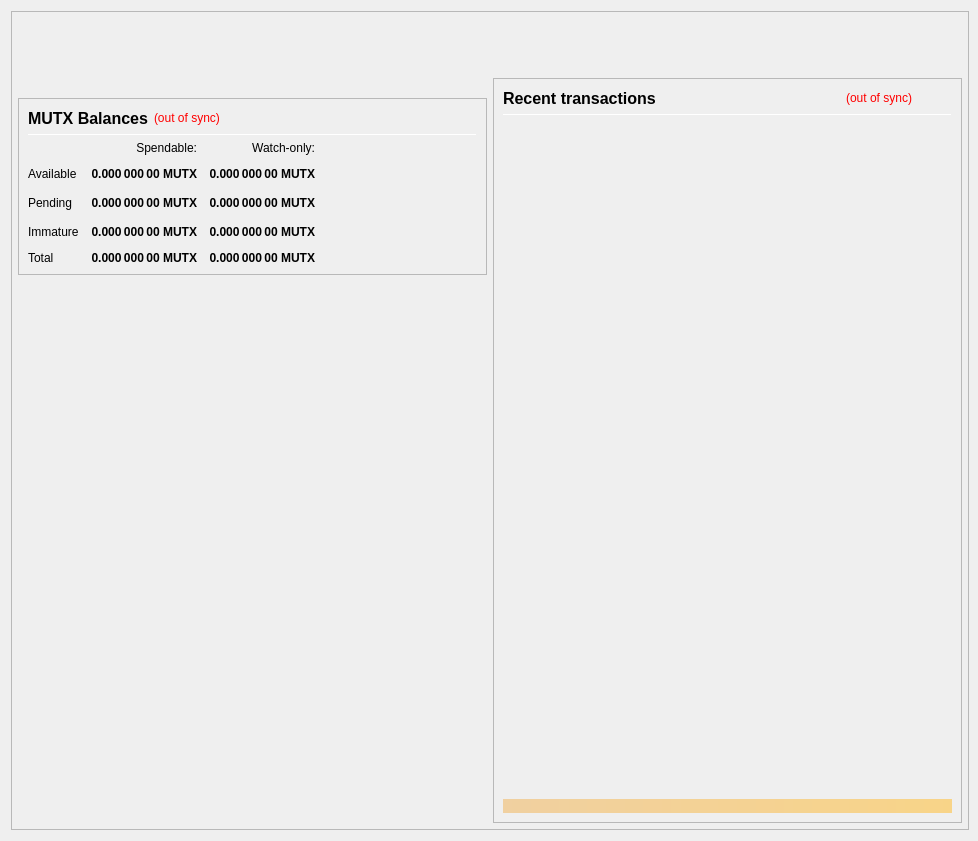
<?xml version="1.0" encoding="UTF-8"?>
<ui version="4.0">
 <class>OverviewPage</class>
 <widget class="QWidget" name="OverviewPage">
  <property name="geometry">
   <rect>
    <x>0</x>
    <y>0</y>
    <width>978</width>
    <height>841</height>
   </rect>
  </property>
  <property name="minimumSize">
   <size>
    <width>960</width>
    <height>682</height>
   </size>
  </property>
  <property name="font">
   <font>
    <weight>50</weight>
    <bold>false</bold>
   </font>
  </property>
  <property name="windowTitle">
   <string>Form</string>
  </property>
  <layout class="QVBoxLayout" name="topLayout" stretch="0">
   <property name="rightMargin">
    <number>9</number>
   </property>
   <item>
    <widget class="QFrame" name="frame_BG">
     <property name="minimumSize">
      <size>
       <width>850</width>
       <height>610</height>
      </size>
     </property>
     <property name="maximumSize">
      <size>
       <width>16777215</width>
       <height>16777215</height>
      </size>
     </property>
     <property name="frameShape">
      <enum>QFrame::StyledPanel</enum>
     </property>
     <property name="frameShadow">
      <enum>QFrame::Raised</enum>
     </property>
     <layout class="QVBoxLayout" name="verticalLayout_3" stretch="0">
      <property name="leftMargin">
       <number>0</number>
      </property>
      <property name="topMargin">
       <number>0</number>
      </property>
      <property name="rightMargin">
       <number>0</number>
      </property>
      <property name="bottomMargin">
       <number>6</number>
      </property>
      <item>
       <layout class="QVBoxLayout" name="verticalLayout_Master" stretch="0,1">
        <property name="leftMargin">
         <number>0</number>
        </property>
        <property name="topMargin">
         <number>0</number>
        </property>
        <property name="rightMargin">
         <number>0</number>
        </property>
        <property name="bottomMargin">
         <number>0</number>
        </property>
        <item>
         <widget class="QFrame" name="frame_Header">
          <layout class="QVBoxLayout" name="verticalLayout_Header" stretch="0">
           <property name="leftMargin">
            <number>0</number>
           </property>
           <property name="topMargin">
            <number>0</number>
           </property>
           <property name="rightMargin">
            <number>0</number>
           </property>
           <property name="bottomMargin">
            <number>0</number>
           </property>
           <item>
            <layout class="QHBoxLayout" name="horizontalLayout_Header" stretch="0,0">
             <property name="spacing">
              <number>6</number>
             </property>
             <item>
              <spacer name="horizontalSpacer_Header">
               <property name="orientation">
                <enum>Qt::Horizontal</enum>
               </property>
               <property name="sizeHint" stdset="0">
                <size>
                 <width>40</width>
                 <height>20</height>
                </size>
               </property>
              </spacer>
             </item>
             <item>
              <widget class="QLabel" name="labelOverviewHeaderRight">
               <property name="minimumSize">
                <size>
                 <width>464</width>
                 <height>60</height>
                </size>
               </property>
               <property name="maximumSize">
                <size>
                 <width>16777215</width>
                 <height>60</height>
                </size>
               </property>
               <property name="font">
                <font>
                 <pointsize>14</pointsize>
                </font>
               </property>
               <property name="text">
                <string/>
               </property>
               <property name="alignment">
                <set>Qt::AlignRight|Qt::AlignTrailing|Qt::AlignVCenter</set>
               </property>
              </widget>
             </item>
            </layout>
           </item>
          </layout>
         </widget>
        </item>
        <item>
         <widget class="QFrame" name="frame_Content">
          <layout class="QVBoxLayout" name="verticalLayout_Content">
           <property name="leftMargin">
            <number>6</number>
           </property>
           <property name="topMargin">
            <number>0</number>
           </property>
           <property name="rightMargin">
            <number>6</number>
           </property>
           <property name="bottomMargin">
            <number>0</number>
           </property>
           <item>
            <layout class="QHBoxLayout" name="horizontalLayout_Content" stretch="1,1">
             <property name="spacing">
              <number>6</number>
             </property>
             <item>
              <layout class="QVBoxLayout" name="verticalLayout_left" stretch="0,0,0">
               <item>
                <layout class="QVBoxLayout" name="frameWalletSync">
                 <item>
                  <layout class="QVBoxLayout" name="vlWalletSync">
                   <item>
                    <widget class="QLabel" name="labelSyncStatus">
                     <property name="text">
                      <string/>
                     </property>
                    </widget>
                   </item>
                  </layout>
                 </item>
                </layout>
               </item>
               <item>
                <widget class="QFrame" name="frameBalances">
                 <property name="frameShape">
                  <enum>QFrame::StyledPanel</enum>
                 </property>
                 <property name="frameShadow">
                  <enum>QFrame::Raised</enum>
                 </property>
                 <layout class="QVBoxLayout" name="verticalLayout_4">
                  <item>
                   <layout class="QHBoxLayout" name="hlBalancesHeader" stretch="0,0,0">
                    <property name="spacing">
                     <number>6</number>
                    </property>
                    <item>
                     <widget class="QLabel" name="labelBalances">
                      <property name="minimumSize">
                       <size>
                        <width>0</width>
                        <height>0</height>
                       </size>
                      </property>
                      <property name="font">
                       <font>
                        <pointsize>12</pointsize>
                        <weight>75</weight>
                        <bold>true</bold>
                       </font>
                      </property>
                      <property name="text">
                       <string>MUTX Balances</string>
                      </property>
                     </widget>
                    </item>
                    <item>
                     <widget class="QLabel" name="labelWalletStatus">
                      <property name="cursor">
                       <cursorShape>WhatsThisCursor</cursorShape>
                      </property>
                      <property name="toolTip">
                       <string>The displayed information may be out of date. Your wallet automatically synchronizes with the Mutx network after a connection is established, but this process has not completed yet.</string>
                      </property>
                      <property name="styleSheet">
                       <string notr="true">QLabel { color: red; }</string>
                      </property>
                      <property name="text">
                       <string notr="true">(out of sync)</string>
                      </property>
                      <property name="alignment">
                       <set>Qt::AlignLeading|Qt::AlignLeft|Qt::AlignVCenter</set>
                      </property>
                     </widget>
                    </item>
                    <item>
                     <spacer name="hsBalancesHeader">
                      <property name="orientation">
                       <enum>Qt::Horizontal</enum>
                      </property>
                      <property name="sizeHint" stdset="0">
                       <size>
                        <width>40</width>
                        <height>20</height>
                       </size>
                      </property>
                     </spacer>
                    </item>
                   </layout>
                  </item>
                  <item>
                   <widget class="Line" name="lineBalances">
                    <property name="minimumSize">
                     <size>
                      <width>0</width>
                      <height>1</height>
                     </size>
                    </property>
                    <property name="maximumSize">
                     <size>
                      <width>16777215</width>
                      <height>1</height>
                     </size>
                    </property>
                    <property name="orientation">
                     <enum>Qt::Horizontal</enum>
                    </property>
                   </widget>
                  </item>
                  <item>
                   <layout class="QGridLayout" name="gridLayout">
                    <property name="spacing">
                     <number>12</number>
                    </property>
                    <item row="2" column="2">
                     <widget class="QLabel" name="labelWatchPending">
                      <property name="font">
                       <font>
                        <weight>75</weight>
                        <bold>true</bold>
                       </font>
                      </property>
                      <property name="cursor">
                       <cursorShape>ArrowCursor</cursorShape>
                      </property>
                      <property name="toolTip">
                       <string>Unconfirmed transactions to watch-only addresses</string>
                      </property>
                      <property name="text">
                       <string notr="true">0.000 000 00 MUTX</string>
                      </property>
                      <property name="alignment">
                       <set>Qt::AlignRight|Qt::AlignTrailing|Qt::AlignVCenter</set>
                      </property>
                      <property name="textInteractionFlags">
                       <set>Qt::NoTextInteraction</set>
                      </property>
                     </widget>
                    </item>
                    <item row="2" column="1">
                     <widget class="QLabel" name="labelUnconfirmed">
                      <property name="font">
                       <font>
                        <weight>75</weight>
                        <bold>true</bold>
                       </font>
                      </property>
                      <property name="cursor">
                       <cursorShape>ArrowCursor</cursorShape>
                      </property>
                      <property name="toolTip">
                       <string>Total of transactions that have yet to be confirmed, and do not yet count toward the spendable balance</string>
                      </property>
                      <property name="text">
                       <string notr="true">0.000 000 00 MUTX</string>
                      </property>
                      <property name="alignment">
                       <set>Qt::AlignRight|Qt::AlignTrailing|Qt::AlignVCenter</set>
                      </property>
                      <property name="textInteractionFlags">
                       <set>Qt::NoTextInteraction</set>
                      </property>
                     </widget>
                    </item>
                    <item row="3" column="2">
                     <widget class="QLabel" name="labelWatchImmature">
                      <property name="font">
                       <font>
                        <weight>75</weight>
                        <bold>true</bold>
                       </font>
                      </property>
                      <property name="cursor">
                       <cursorShape>ArrowCursor</cursorShape>
                      </property>
                      <property name="toolTip">
                       <string>Staked or masternode rewards in watch-only addresses that has not yet matured</string>
                      </property>
                      <property name="text">
                       <string notr="true">0.000 000 00 MUTX</string>
                      </property>
                      <property name="alignment">
                       <set>Qt::AlignRight|Qt::AlignTrailing|Qt::AlignVCenter</set>
                      </property>
                      <property name="textInteractionFlags">
                       <set>Qt::NoTextInteraction</set>
                      </property>
                     </widget>
                    </item>
                    <item row="4" column="0">
                     <widget class="QLabel" name="labelTotalText">
                      <property name="text">
                       <string>Total</string>
                      </property>
                      <property name="textInteractionFlags">
                       <set>Qt::NoTextInteraction</set>
                      </property>
                     </widget>
                    </item>
                    <item row="3" column="1">
                     <widget class="QLabel" name="labelImmature">
                      <property name="font">
                       <font>
                        <weight>75</weight>
                        <bold>true</bold>
                       </font>
                      </property>
                      <property name="cursor">
                       <cursorShape>ArrowCursor</cursorShape>
                      </property>
                      <property name="toolTip">
                       <string>Staked or masternode rewards that has not yet matured</string>
                      </property>
                      <property name="text">
                       <string notr="true">0.000 000 00 MUTX</string>
                      </property>
                      <property name="alignment">
                       <set>Qt::AlignRight|Qt::AlignTrailing|Qt::AlignVCenter</set>
                      </property>
                      <property name="textInteractionFlags">
                       <set>Qt::NoTextInteraction</set>
                      </property>
                     </widget>
                    </item>
                    <item row="2" column="3">
                     <spacer name="hsBalances">
                      <property name="orientation">
                       <enum>Qt::Horizontal</enum>
                      </property>
                      <property name="sizeHint" stdset="0">
                       <size>
                        <width>40</width>
                        <height>20</height>
                       </size>
                      </property>
                     </spacer>
                    </item>
                    <item row="3" column="0">
                     <widget class="QLabel" name="labelImmatureText">
                      <property name="text">
                       <string>Immature</string>
                      </property>
                      <property name="textInteractionFlags">
                       <set>Qt::NoTextInteraction</set>
                      </property>
                     </widget>
                    </item>
                    <item row="4" column="1">
                     <widget class="QLabel" name="labelTotal">
                      <property name="font">
                       <font>
                        <weight>75</weight>
                        <bold>true</bold>
                       </font>
                      </property>
                      <property name="cursor">
                       <cursorShape>ArrowCursor</cursorShape>
                      </property>
                      <property name="toolTip">
                       <string>Your current total balance</string>
                      </property>
                      <property name="text">
                       <string notr="true">0.000 000 00 MUTX</string>
                      </property>
                      <property name="alignment">
                       <set>Qt::AlignRight|Qt::AlignTrailing|Qt::AlignVCenter</set>
                      </property>
                      <property name="textInteractionFlags">
                       <set>Qt::NoTextInteraction</set>
                      </property>
                     </widget>
                    </item>
                    <item row="4" column="2">
                     <widget class="QLabel" name="labelWatchTotal">
                      <property name="font">
                       <font>
                        <weight>75</weight>
                        <bold>true</bold>
                       </font>
                      </property>
                      <property name="cursor">
                       <cursorShape>ArrowCursor</cursorShape>
                      </property>
                      <property name="toolTip">
                       <string>Current total balance in watch-only addresses</string>
                      </property>
                      <property name="text">
                       <string notr="true">0.000 000 00 MUTX</string>
                      </property>
                      <property name="alignment">
                       <set>Qt::AlignRight|Qt::AlignTrailing|Qt::AlignVCenter</set>
                      </property>
                      <property name="textInteractionFlags">
                       <set>Qt::NoTextInteraction</set>
                      </property>
                     </widget>
                    </item>
                    <item row="0" column="2">
                     <widget class="QLabel" name="labelWatchonly">
                      <property name="text">
                       <string>Watch-only:</string>
                      </property>
                      <property name="alignment">
                       <set>Qt::AlignRight|Qt::AlignTrailing|Qt::AlignVCenter</set>
                      </property>
                     </widget>
                    </item>
                    <item row="1" column="0">
                     <widget class="QLabel" name="labelBalanceText">
                      <property name="text">
                       <string>Available</string>
                      </property>
                      <property name="textInteractionFlags">
                       <set>Qt::NoTextInteraction</set>
                      </property>
                     </widget>
                    </item>
                    <item row="1" column="1">
                     <widget class="QLabel" name="labelBalance">
                      <property name="font">
                       <font>
                        <weight>75</weight>
                        <bold>true</bold>
                       </font>
                      </property>
                      <property name="cursor">
                       <cursorShape>ArrowCursor</cursorShape>
                      </property>
                      <property name="toolTip">
                       <string>Your current spendable balance</string>
                      </property>
                      <property name="text">
                       <string notr="true">0.000 000 00 MUTX</string>
                      </property>
                      <property name="alignment">
                       <set>Qt::AlignRight|Qt::AlignTrailing|Qt::AlignVCenter</set>
                      </property>
                      <property name="textInteractionFlags">
                       <set>Qt::NoTextInteraction</set>
                      </property>
                     </widget>
                    </item>
                    <item row="1" column="2">
                     <widget class="QLabel" name="labelWatchAvailable">
                      <property name="font">
                       <font>
                        <weight>75</weight>
                        <bold>true</bold>
                       </font>
                      </property>
                      <property name="cursor">
                       <cursorShape>ArrowCursor</cursorShape>
                      </property>
                      <property name="toolTip">
                       <string>Your current balance in watch-only addresses</string>
                      </property>
                      <property name="text">
                       <string notr="true">0.000 000 00 MUTX</string>
                      </property>
                      <property name="alignment">
                       <set>Qt::AlignRight|Qt::AlignTrailing|Qt::AlignVCenter</set>
                      </property>
                      <property name="textInteractionFlags">
                       <set>Qt::NoTextInteraction</set>
                      </property>
                     </widget>
                    </item>
                    <item row="2" column="0">
                     <widget class="QLabel" name="labelPendingText">
                      <property name="text">
                       <string>Pending</string>
                      </property>
                      <property name="textInteractionFlags">
                       <set>Qt::NoTextInteraction</set>
                      </property>
                     </widget>
                    </item>
                    <item row="0" column="1">
                     <widget class="QLabel" name="labelSpendable">
                      <property name="text">
                       <string>Spendable:</string>
                      </property>
                      <property name="alignment">
                       <set>Qt::AlignRight|Qt::AlignTrailing|Qt::AlignVCenter</set>
                      </property>
                     </widget>
                    </item>
                   </layout>
                  </item>
                 </layout>
                </widget>
               </item>
               <item>
                <spacer name="verticalSpacer">
                 <property name="orientation">
                  <enum>Qt::Vertical</enum>
                 </property>
                 <property name="sizeHint" stdset="0">
                  <size>
                   <width>20</width>
                   <height>40</height>
                  </size>
                 </property>
                </spacer>
               </item>
              </layout>
             </item>
             <item>
              <layout class="QVBoxLayout" name="verticalLayout_right" stretch="1">
               <item>
                <widget class="QFrame" name="frame_RecentTransactions">
                 <property name="minimumSize">
                  <size>
                   <width>0</width>
                   <height>0</height>
                  </size>
                 </property>
                 <property name="frameShape">
                  <enum>QFrame::StyledPanel</enum>
                 </property>
                 <property name="frameShadow">
                  <enum>QFrame::Raised</enum>
                 </property>
                 <layout class="QVBoxLayout" name="verticalLayout_1" stretch="0,0,0,0,0">
                  <item>
                   <layout class="QHBoxLayout" name="horizontalLayout_2" stretch="2,0,0">
                    <property name="spacing">
                     <number>3</number>
                    </property>
                    <item>
                     <widget class="QLabel" name="label_4">
                      <property name="minimumSize">
                       <size>
                        <width>0</width>
                        <height>20</height>
                       </size>
                      </property>
                      <property name="font">
                       <font>
                        <pointsize>12</pointsize>
                        <weight>75</weight>
                        <bold>true</bold>
                       </font>
                      </property>
                      <property name="text">
                       <string>Recent transactions</string>
                      </property>
                     </widget>
                    </item>
                    <item>
                     <widget class="QLabel" name="labelTransactionsStatus">
                      <property name="cursor">
                       <cursorShape>WhatsThisCursor</cursorShape>
                      </property>
                      <property name="toolTip">
                       <string>The displayed information may be out of date. Your wallet automatically synchronizes with the Mutx network after a connection is established, but this process has not completed yet.</string>
                      </property>
                      <property name="styleSheet">
                       <string notr="true">QLabel { color: red; }</string>
                      </property>
                      <property name="text">
                       <string notr="true">(out of sync)</string>
                      </property>
                      <property name="alignment">
                       <set>Qt::AlignRight|Qt::AlignTrailing|Qt::AlignVCenter</set>
                      </property>
                     </widget>
                    </item>
                    <item>
                     <spacer name="horizontalSpacer">
                      <property name="orientation">
                       <enum>Qt::Horizontal</enum>
                      </property>
                      <property name="sizeHint" stdset="0">
                       <size>
                        <width>40</width>
                        <height>20</height>
                       </size>
                      </property>
                     </spacer>
                    </item>
                   </layout>
                  </item>
                  <item>
                   <widget class="Line" name="line">
                    <property name="minimumSize">
                     <size>
                      <width>0</width>
                      <height>1</height>
                     </size>
                    </property>
                    <property name="maximumSize">
                     <size>
                      <width>16777215</width>
                      <height>1</height>
                     </size>
                    </property>
                    <property name="orientation">
                     <enum>Qt::Horizontal</enum>
                    </property>
                   </widget>
                  </item>
                  <item>
                   <widget class="QListView" name="listTransactions">
                    <property name="minimumSize">
                     <size>
                      <width>0</width>
                      <height>0</height>
                     </size>
                    </property>
                    <property name="styleSheet">
                     <string notr="true">QListView { background: transparent; }</string>
                    </property>
                    <property name="frameShape">
                     <enum>QFrame::NoFrame</enum>
                    </property>
                    <property name="verticalScrollBarPolicy">
                     <enum>Qt::ScrollBarAlwaysOff</enum>
                    </property>
                    <property name="horizontalScrollBarPolicy">
                     <enum>Qt::ScrollBarAlwaysOff</enum>
                    </property>
                    <property name="selectionMode">
                     <enum>QAbstractItemView::NoSelection</enum>
                    </property>
                   </widget>
                  </item>
                  <item>
                   <spacer name="verticalSpacer_2">
                    <property name="orientation">
                     <enum>Qt::Vertical</enum>
                    </property>
                    <property name="sizeType">
                     <enum>QSizePolicy::Expanding</enum>
                    </property>
                    <property name="sizeHint" stdset="0">
                     <size>
                      <width>20</width>
                      <height>40</height>
                     </size>
                    </property>
                   </spacer>
                  </item>
                  <item>
                   <widget class="QLabel" name="labelAlerts">
                    <property name="maximumSize">
                     <size>
                      <width>16777215</width>
                      <height>16777215</height>
                     </size>
                    </property>
                    <property name="styleSheet">
                     <string notr="true">background-color: qlineargradient(x1: 0, y1: 0, x2: 1, y2: 0, stop:0 #F0D0A0, stop:1 #F8D488); color:#000000;</string>
                    </property>
                    <property name="text">
                     <string/>
                    </property>
                    <property name="wordWrap">
                     <bool>true</bool>
                    </property>
                    <property name="margin">
                     <number>3</number>
                    </property>
                   </widget>
                  </item>
                 </layout>
                </widget>
               </item>
              </layout>
             </item>
            </layout>
           </item>
          </layout>
         </widget>
        </item>
       </layout>
      </item>
     </layout>
    </widget>
   </item>
  </layout>
 </widget>
 <resources/>
 <connections/>
</ui>
